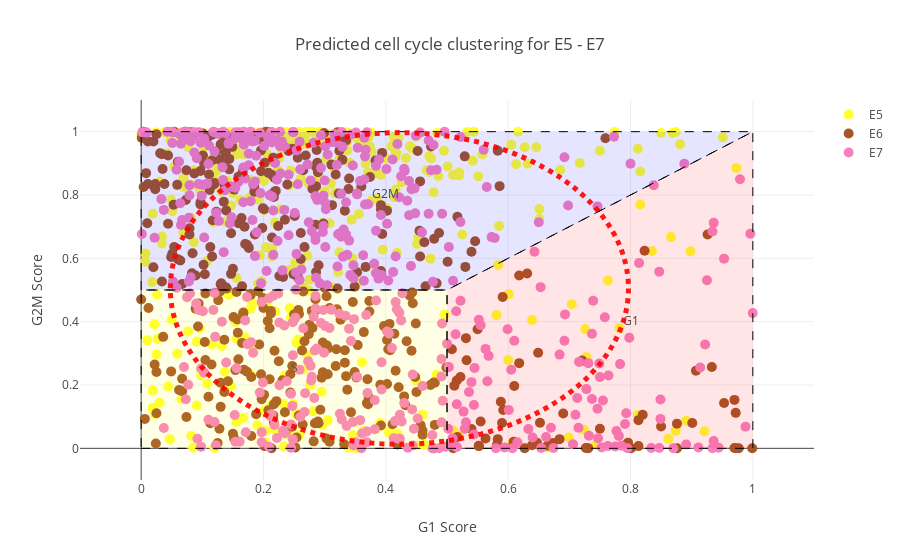

Notebook code for this chart:
### Code cell
data = [e5_trace, e6_trace, e7_trace, lbls]
#

layout = {
    'title': "Predicted cell cycle clustering for E5 - E7",
    'xaxis': {
        'title': "G1 Score",
        'range': [-0.1, 1.1],
    },
    'yaxis': {
        'title': "G2M Score",
        'range': [-0.1, 1.1]
    },
    'shapes': [
        # G1
        {
            'type': 'path',
            'path': ' M 0.5,0 L1,0 L1,1 L0.5,0.5 Z',
            'fillcolor': 'rgba(255,0,0,0.1)',
            'line': {
                'width': 1,
                'dash': 'dash'
            }
        },
        # S
        {
            'type': 'path',
            'path': ' M 0,0 L0.5,0 L0.5,0.5 L0,0.5 Z',
            'fillcolor': 'rgba(255,255,0,0.1)',
            'line': {
                'width': 1,
                'dash': 'dash'
            }
        },
        # G2M
        {
            'type': 'path',
            'path': ' M 0,0.5 L0,1 L1,1 L0.5,0.5 Z',
            'fillcolor': 'rgba(0,0,255,0.1)',
            'line': {
                'width': 1,
                'dash': 'dash'
            }
        },
        {
            'type': 'circle',
            'xref': 'x',
            'yref': 'y',
            'x0': np.percentile(list(e5_g1) + list(e6_g1) + list(e7_g1), 5),
            'y0': np.percentile(list(e5_g2m) + list(e6_g2m) + list(e7_g2m), 5),
            'x1': np.percentile(list(e5_g1) + list(e6_g1) + list(e7_g1), 95),
            'y1': np.percentile(list(e5_g2m) + list(e6_g2m) + list(e7_g2m), 95),
            'opacity': 0.9,
            #'fillcolor': 'black',
            'line': {
                'color': 'red',
                'width': 5,
                'dash': 'dot'
            },
        },
    ]
}
fig = {
    'data': data,
    'layout': layout,
}

iplot(fig, image="svg")

### Figure 1 — Plotly figure (JSON) as saved in the notebook; plotly's stock layout.template omitted (floating-point values rounded to 4 significant figures; data arrays with more than 128 entries replaced by an {"elided": "..."} marker saying what was removed)
{"data": [{"marker": {"color": "rgb(255,255,51)", "size": 10, "symbol": "circle"}, "mode": "markers+text", "name": "E5", "type": "scatter", "x": {"elided": "353 float values"}, "y": {"elided": "353 float values"}}, {"marker": {"color": "rgb(166,86,40)", "size": 10, "symbol": "circle"}, "mode": "markers+text", "name": "E6", "type": "scatter", "x": {"elided": "415 float values"}, "y": {"elided": "415 float values"}}, {"marker": {"color": "rgb(247,129,191)", "size": 10, "symbol": "circle"}, "mode": "markers+text", "name": "E7", "type": "scatter", "x": {"elided": "466 float values"}, "y": {"elided": "466 float values"}}, {"hoverinfo": "none", "mode": "text", "showlegend": false, "text": ["G1", "G2M", "S"], "type": "scatter", "x": [0.8, 0.4, 0.25], "y": [0.4, 0.8, 0.25]}], "layout": {"shapes": [{"fillcolor": "rgba(255,0,0,0.1)", "line": {"dash": "dash", "width": 1}, "path": " M 0.5,0 L1,0 L1,1 L0.5,0.5 Z", "type": "path"}, {"fillcolor": "rgba(255,255,0,0.1)", "line": {"dash": "dash", "width": 1}, "path": " M 0,0 L0.5,0 L0.5,0.5 L0,0.5 Z", "type": "path"}, {"fillcolor": "rgba(0,0,255,0.1)", "line": {"dash": "dash", "width": 1}, "path": " M 0,0.5 L0,1 L1,1 L0.5,0.5 Z", "type": "path"}, {"line": {"color": "red", "dash": "dot", "width": 5}, "opacity": 0.9, "type": "circle", "x0": 0.04765, "x1": 0.7967, "xref": "x", "y0": 0.013, "y1": 0.997, "yref": "y"}], "title": "Predicted cell cycle clustering for E5 - E7", "xaxis": {"range": [-0.1, 1.1], "title": "G1 Score"}, "yaxis": {"range": [-0.1, 1.1], "title": "G2M Score"}}}
